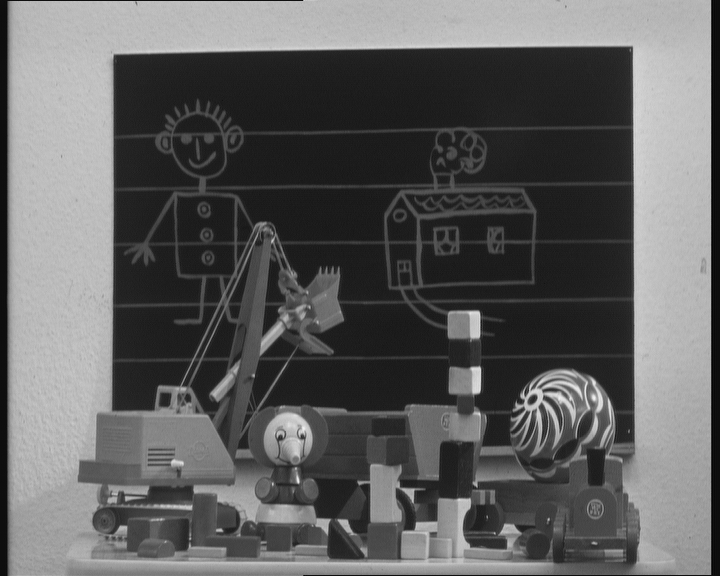
#> input picture TestImages/BOARD.bmp, 720 x 576 px, found by its file name
$ python main.py
#> lines starting #> are read from the running program, lines starting #| are printed output that depends on the picture; long printed decimals are rounded
# -*- coding: utf-8 -*-
"""Group Project
Authors: M. Lukasik, L. Smalec, R. Piatek
"""
import cv2 as cv
import numpy as np
from math import sqrt, log10


def btc_encode(image_gray, block_size):
    """Compresses image file using BTC
        :param image_gray: ndarray
        :param block_size: int

    Returns:
        image_btc (ndarray)
        btc_tuple (array)
    """
    image_btc = np.zeros((image_gray.shape[0], image_gray.shape[1]), dtype="bool")
    btc_tuple = []
    for w in range(0, image_gray.shape[0], block_size):
        for h in range(0, image_gray.shape[1], block_size):
            block = image_gray[w: w + block_size, h: h + block_size]
            mean = np.mean(block)
            std = np.std(block)
            q = np.sum(block > mean)
            a = mean - (std * sqrt(q / (block_size**2 - q)))
            b = a if q == 0 else mean + (std * sqrt((block_size**2 - q) / q))
            block = np.where(block >= mean, True, False)
            image_btc[w: w + block_size, h: h+block_size] = block
            btc_tuple.append((int(a), int(b)))
    return image_btc, btc_tuple


def btc_decode(image_btc, btc_tuple, block_size):
    """Decodes bool array using BTC
        :param image_btc: ndarray of boolean values
        :param btc_tuple: array with quantized values
        :param block_size: int

    Returns:
        image (ndarray)
    """
    image_decoded = np.zeros((image_btc.shape[0], image_btc.shape[1]), dtype="uint8")
    for w in range(0, image_btc.shape[0], block_size):
        for h in range(0, image_btc.shape[1], block_size):
            block = image_btc[w: w + block_size, h: h + block_size]
            block = np.where(block == True, btc_tuple[0][1], btc_tuple[0][0])
            btc_tuple.pop(0)
            image_decoded[w: w + block_size, h: h + block_size] = block
    return image_decoded


def psnr(source, processed):
    """Quality assessment Peak Signal-to-Noise Ratio
        :param source: source image in gray-scale
        :param processed: processed image in gray-scale

    Returns:
        quality_index: in dB
    """
    mse = np.mean((source - processed) ** 2)  # mean squared error
    if mse == 0:
        return 100
    max_pixel = 255.0
    quality_index = 20 * log10(max_pixel / sqrt(mse))
    return quality_index


def main():
    im = cv.imread('TestImages/BOARD.bmp')
#> im is the input picture: shape (576, 720, 3); min 1, max 242, mean 96
    im_gray = cv.cvtColor(im, cv.COLOR_BGR2GRAY)
    im_btc, btc_tuple = btc_encode(im_gray, 4)
#> after the loop in btc_encode, `for w in range(0, image_gray.shape[0], block_size):`:
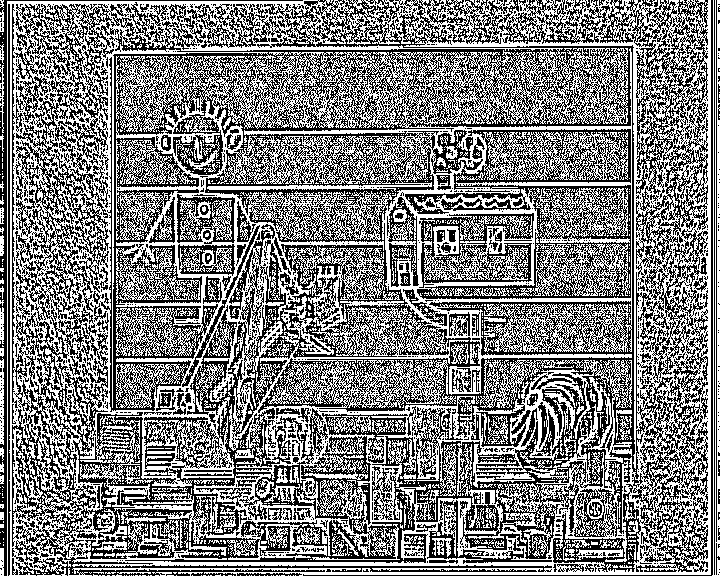
#> image_btc: shape (576, 720) bool; 50.5% white; black in thin lines or dots
#> after the loop in btc_encode, `for w in range(0, image_gray.shape[0], block_size):`: btc_tuple = 25920 items
#> btc_tuple = 25920 items
    im_dec = btc_decode(im_btc, btc_tuple, 4)
#> after the loop in btc_decode, `for w in range(0, image_btc.shape[0], block_size):`: btc_tuple = []

    cv.imshow('before', im)
    cv.imshow('after', im_dec)
    cv.waitKey()
    cv.imwrite('test.png', im_dec)
    quality_value = psnr(im_gray, im_dec)
#> in psnr, `mse = np.mean((source - processed) ** 2)`: mse = 11.81
#> in psnr, `quality_index = 20 * log10(max_pixel / sqrt(mse))`: quality_index = 37.41
#> quality_value = 37.41
    print(f"PSNR value is {quality_value} dB")
#| PSNR value is 37.407 dB


if __name__ == "__main__":
    main()

$ run again, with TestImages/Aerial.bmp copied over TestImages/BOARD.bmp
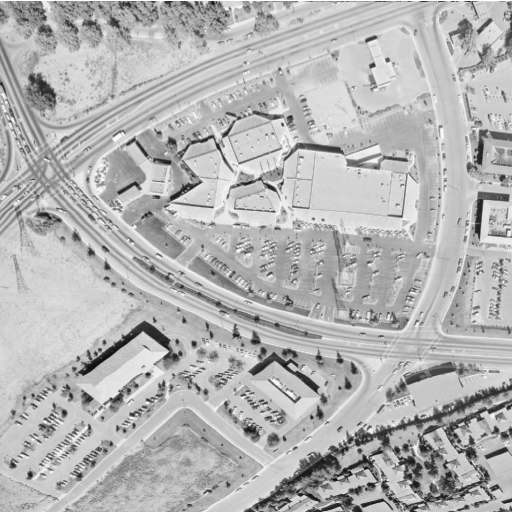
#> input picture TestImages/Aerial.bmp, 512 x 512 px, found by its file name
#> in main, im is the input picture: shape (512, 512, 3); min 12, max 255, mean 180.6
#> after the loop in btc_encode, `for w in range(0, image_gray.shape[0], block_size):`:
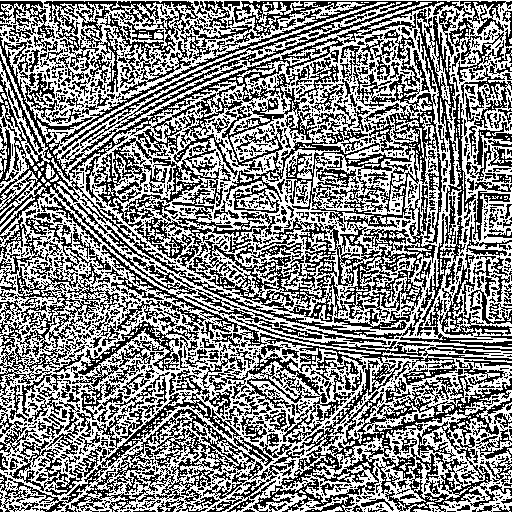
#> image_btc: shape (512, 512) bool; 52.8% white; black in thin lines or dots
#> after the loop in btc_encode, `for w in range(0, image_gray.shape[0], block_size):`: btc_tuple = 16384 pairs, first value 13 to 237, second value 26 to 266
#> after the loop in btc_decode, `for w in range(0, image_btc.shape[0], block_size):`: btc_tuple = []
#> mse = 38.24
#> quality_index = 32.31
#| PSNR value is 32.305 dB

$ run again, with TestImages/BARB.bmp copied over TestImages/BOARD.bmp
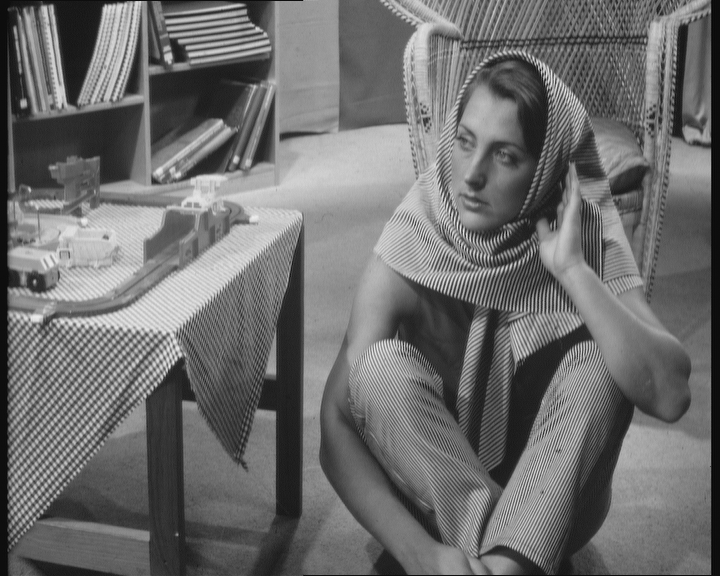
#> input picture TestImages/BARB.bmp, 720 x 576 px, found by its file name
#> in main, im is the input picture: shape (576, 720, 3); min 3, max 239, mean 109.2
#> after the loop in btc_encode, `for w in range(0, image_gray.shape[0], block_size):`:
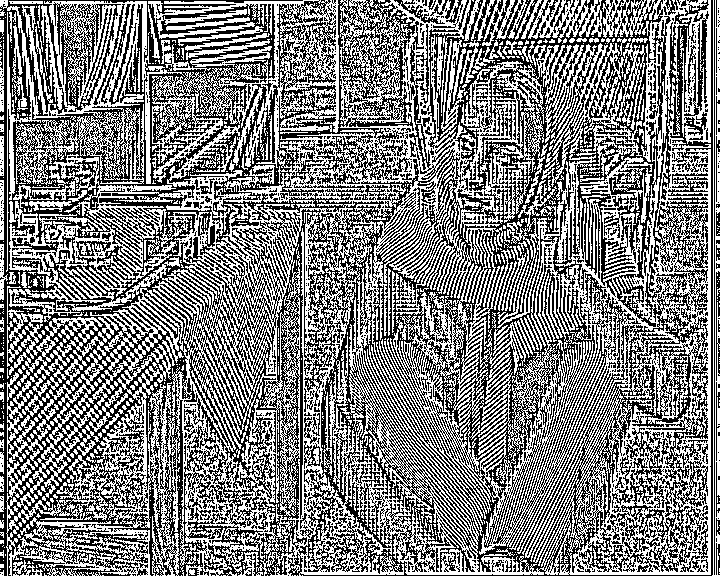
#> image_btc: shape (576, 720) bool; 50.5% white; black in thin lines or dots
#> after the loop in btc_encode, `for w in range(0, image_gray.shape[0], block_size):`: btc_tuple = 25920 items
#> after the loop in btc_decode, `for w in range(0, image_btc.shape[0], block_size):`: btc_tuple = []
#> mse = 33.3
#> quality_index = 32.91
#| PSNR value is 32.906 dB

$ run again, with TestImages/BARB2.bmp copied over TestImages/BOARD.bmp
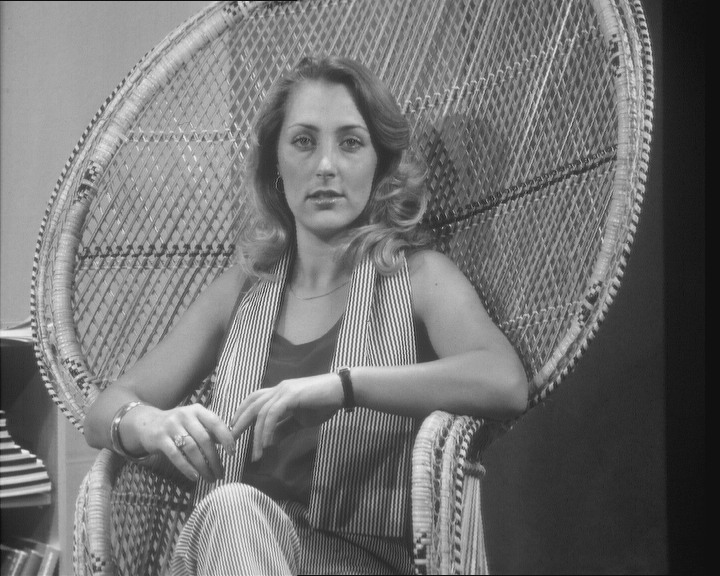
#> input picture TestImages/BARB2.bmp, 720 x 576 px, found by its file name
#> in main, im is the input picture: shape (576, 720, 3); min 16, max 235, mean 114
#> after the loop in btc_encode, `for w in range(0, image_gray.shape[0], block_size):`:
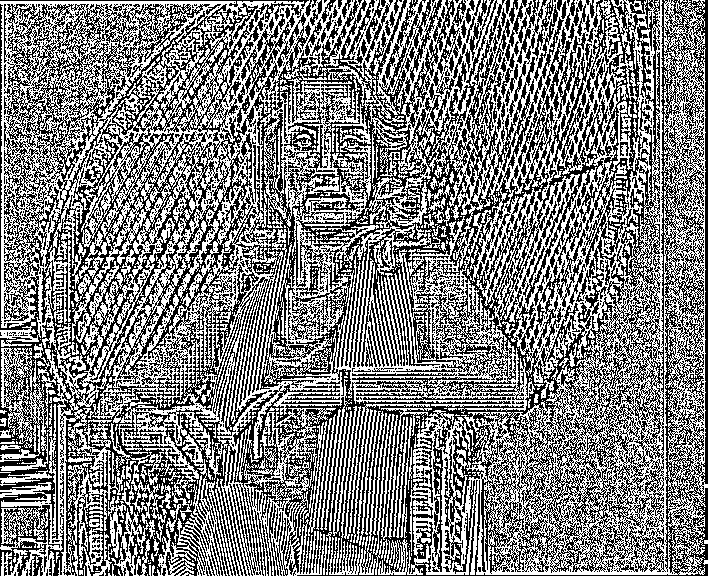
#> image_btc: shape (576, 720) bool; 51.2% white; black in thin lines or dots
#> after the loop in btc_encode, `for w in range(0, image_gray.shape[0], block_size):`: btc_tuple = 25920 items
#> after the loop in btc_decode, `for w in range(0, image_btc.shape[0], block_size):`: btc_tuple = []
#> mse = 33.97
#> quality_index = 32.82
#| PSNR value is 32.819 dB
